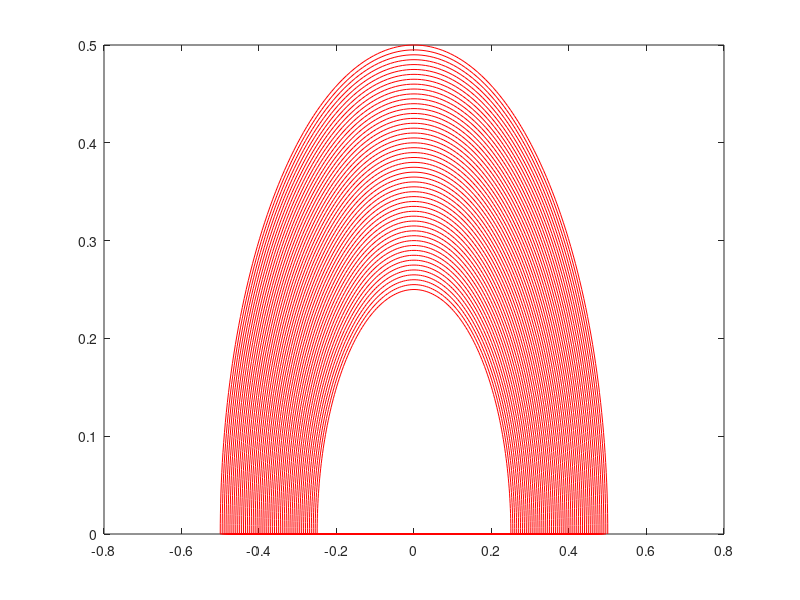

The MATLAB script that drew this image:
% Mesh generator for ring
% Written By Robert Masti
% Output the coordinates for the c++ code
clc, clear, close all


nx = 150;
ny = 50;

% r and theta coordinates

theta = linspace(pi,0, nx+1);
rl = linspace(0.25, 0.5, ny+1);


[r,t] = meshgrid(rl, theta);

x=r.*cos(t);
y=r.*sin(t);

xlower = 0.25*cos(theta);
ylower = 0.25*sin(theta);

figure
plot(x,y,'*r');

xlin=reshape(x,[],1);
ylin=reshape(y,[],1);

plot(xlin,ylin,'r');

fileID=fopen('debugMatlab.msh','w');

fprintf(fileID, '%i\n',(nx+1)*(ny+1));
fprintf(fileID, '%i\n',nx+1);
fprintf(fileID, '%i\n',ny+1);

outvec = vertcat(xlin,ylin);
fprintf(fileID, '%d\n', outvec);
length(outvec)

